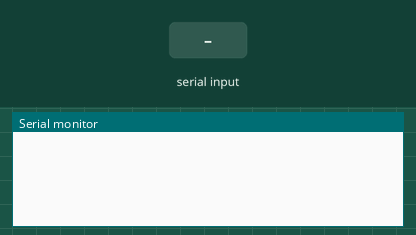
Simulated run of this sketch. Board: Arduino Mega 2560, built with avr-gcc and run on an emulated ATmega2560. On the bench: the last lines printed to the serial monitor. The inputs (shaded band) are chosen by the test bench.

Above: at 1.2 s.
1.3 s: "90,45\n" received over the second serial link
At 1.9 s:
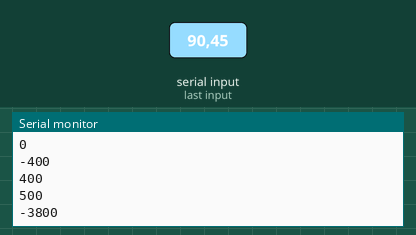
2.8 s: "30,150\n" received over the second serial link
At 3.2 s:
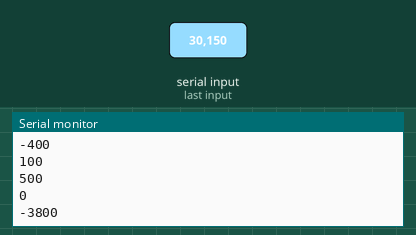
Timing chart, 0 to 5.8 s (numbered marks = the images above; inputs shaded):
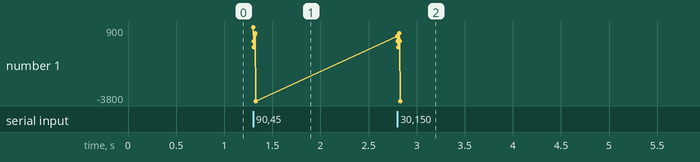

Measured:
- after the input at 1.3 s, the serial monitor: prints a new line at once (image 1)
- after the input at 2.8 s, the serial monitor: prints a new line at once (image 2)

The sketch:

gy.ino
```cpp
byte hdr, data_h, data_l, chksum;
unsigned int distance;

void setup()
{
  Serial2.begin(9600);
  Serial.begin(9600);

}

void loop()
{
  if (Serial2.available())
  {

      int x=Serial2.read();
      int y=Serial2.read();
      int z=Serial2.read();
      x=(x-48)*100;

      Serial.println(x);


  delay(1);
}}
```
